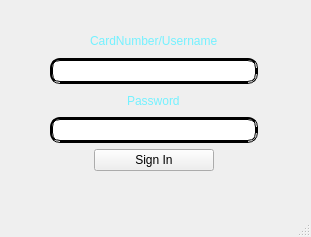
<?xml version="1.0" encoding="UTF-8"?>
<ui version="4.0">
 <class>ViewAuth</class>
 <widget class="QMainWindow" name="ViewAuth">
  <property name="geometry">
   <rect>
    <x>0</x>
    <y>0</y>
    <width>311</width>
    <height>237</height>
   </rect>
  </property>
  <property name="windowTitle">
   <string>ViewAuth</string>
  </property>
  <property name="styleSheet">
   <string notr="true">QMainWindow{
qlineargradient(spread:pad, x1:0, y1:0, x2:1, y2:0, stop:0 rgba(255, 178, 102, 255), stop:0.55 rgba(235, 148, 61, 255), stop:0.98 rgba(0, 0, 0, 255), stop:1 rgba(0, 0, 0, 0))
}</string>
  </property>
  <widget class="QWidget" name="centralwidget">
   <widget class="QLabel" name="loginMsg">
    <property name="geometry">
     <rect>
      <x>10</x>
      <y>170</y>
      <width>291</width>
      <height>31</height>
     </rect>
    </property>
    <property name="styleSheet">
     <string notr="true"/>
    </property>
    <property name="text">
     <string/>
    </property>
   </widget>
   <widget class="QWidget" name="verticalLayoutWidget">
    <property name="geometry">
     <rect>
      <x>50</x>
      <y>30</y>
      <width>208</width>
      <height>141</height>
     </rect>
    </property>
    <layout class="QVBoxLayout" name="verticalLayout">
     <item alignment="Qt::AlignmentFlag::AlignHCenter">
      <widget class="QLabel" name="label">
       <property name="styleSheet">
        <string notr="true">QLabel{
	color: rgb(116, 241, 255);	
	font: 700 10pt &quot;Terminal&quot;;
}</string>
       </property>
       <property name="text">
        <string>CardNumber/Username</string>
       </property>
      </widget>
     </item>
     <item>
      <widget class="QLineEdit" name="txtUser">
       <property name="whatsThis">
        <string>&lt;html&gt;&lt;head/&gt;&lt;body&gt;&lt;p&gt;&lt;br/&gt;&lt;/p&gt;&lt;/body&gt;&lt;/html&gt;</string>
       </property>
       <property name="styleSheet">
        <string notr="true">QLineEdit {
    background-color: white;
	border-style: groove;
    border-width: 3px;
    border-radius: 10px;
    border-color: black;
	color: black;
    min-width: 6em;
    padding: 2px;
}</string>
       </property>
      </widget>
     </item>
     <item alignment="Qt::AlignmentFlag::AlignHCenter">
      <widget class="QLabel" name="label_2">
       <property name="styleSheet">
        <string notr="true">QLabel{
	color: rgb(116, 241, 255);	
	font: 700 10pt &quot;Terminal&quot;;
}</string>
       </property>
       <property name="text">
        <string>Password</string>
       </property>
      </widget>
     </item>
     <item>
      <widget class="QLineEdit" name="txtPass">
       <property name="styleSheet">
        <string notr="true">QLineEdit {
    background-color: white;
	border-style: groove;
    border-width: 3px;
    border-radius: 10px;
    border-color: black;
	color: black;
    min-width: 6em;
    padding: 2px;
}</string>
       </property>
      </widget>
     </item>
     <item alignment="Qt::AlignmentFlag::AlignHCenter">
      <widget class="QPushButton" name="buttonSignIn">
       <property name="minimumSize">
        <size>
         <width>120</width>
         <height>20</height>
        </size>
       </property>
       <property name="text">
        <string>Sign In</string>
       </property>
      </widget>
     </item>
    </layout>
   </widget>
  </widget>
  <widget class="QStatusBar" name="statusbar"/>
 </widget>
 <resources/>
 <connections/>
</ui>
